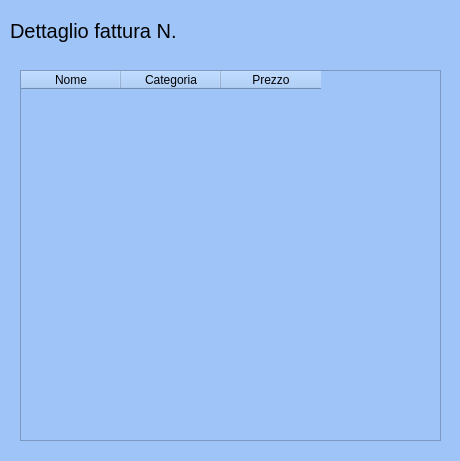
<?xml version="1.0" encoding="UTF-8"?>
<ui version="4.0">
 <class>Dialog</class>
 <widget class="QDialog" name="Dialog">
  <property name="geometry">
   <rect>
    <x>0</x>
    <y>0</y>
    <width>460</width>
    <height>461</height>
   </rect>
  </property>
  <property name="windowTitle">
   <string>Dettaglio Fattura</string>
  </property>
  <property name="styleSheet">
   <string notr="true">background-color: rgb(159, 197, 248);</string>
  </property>
  <widget class="QLabel" name="label_titolo_lista_ordini">
   <property name="geometry">
    <rect>
     <x>10</x>
     <y>0</y>
     <width>221</width>
     <height>61</height>
    </rect>
   </property>
   <property name="font">
    <font>
     <pointsize>15</pointsize>
    </font>
   </property>
   <property name="text">
    <string>Dettaglio fattura N.</string>
   </property>
  </widget>
  <widget class="QLabel" name="lblNumeroFattura">
   <property name="geometry">
    <rect>
     <x>240</x>
     <y>0</y>
     <width>161</width>
     <height>61</height>
    </rect>
   </property>
   <property name="font">
    <font>
     <pointsize>15</pointsize>
    </font>
   </property>
   <property name="text">
    <string/>
   </property>
  </widget>
  <widget class="QTableWidget" name="twProdotti">
   <property name="geometry">
    <rect>
     <x>20</x>
     <y>70</y>
     <width>421</width>
     <height>371</height>
    </rect>
   </property>
   <column>
    <property name="text">
     <string>Nome</string>
    </property>
   </column>
   <column>
    <property name="text">
     <string>Categoria</string>
    </property>
   </column>
   <column>
    <property name="text">
     <string>Prezzo</string>
    </property>
   </column>
  </widget>
 </widget>
 <resources/>
 <connections/>
</ui>
